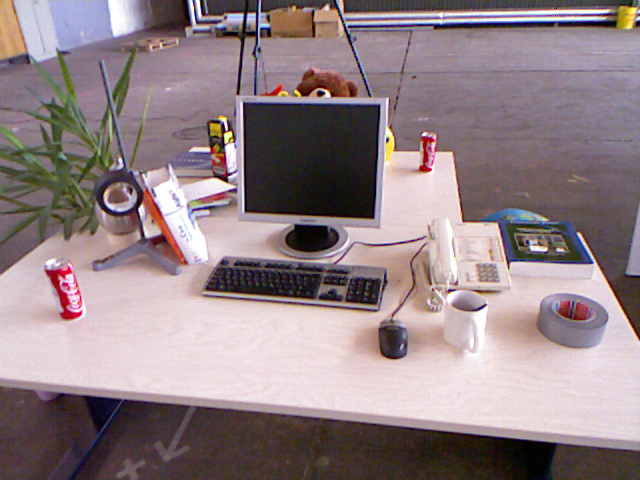
//> input picture 2Dto2D_Epipolar_Geometry/1.png, 640 x 480 px
$ ./main 1.png 2.png 2.png   (built with g++ and OpenCV 4)
//> lines starting //> are read from the running program, lines starting //| are printed output that depends on the picture
#include <algorithm>
#include <chrono>
#include <cmath>
#include <iomanip>
#include <iostream>
#include <sstream>
#include <string>
#include <vector>

#include <opencv2/calib3d.hpp>
#include <opencv2/features2d.hpp>
#include <opencv2/imgcodecs.hpp>
#include <opencv2/imgproc.hpp>

#ifndef DEFAULT_IMAGE_1
#define DEFAULT_IMAGE_1 "1.png"
#endif

#ifndef DEFAULT_IMAGE_2
#define DEFAULT_IMAGE_2 "2.png"
#endif

#ifndef DEFAULT_MATCHES_IMAGE
#define DEFAULT_MATCHES_IMAGE "inlier_matches.png"
#endif

#ifndef DEFAULT_DEPTH_IMAGE_1
#define DEFAULT_DEPTH_IMAGE_1 "depth_image_1.png"
#endif

#ifndef DEFAULT_DEPTH_IMAGE_2
#define DEFAULT_DEPTH_IMAGE_2 "depth_image_2.png"
#endif

namespace {

const double kRatioThreshold = 0.75;
const double kRansacProbability = 0.999;
const double kRansacThresholdPixels = 1.0;

std::vector<cv::DMatch> ratioTest(const std::vector<std::vector<cv::DMatch>>&
                                      knn_matches) {
    std::vector<cv::DMatch> good_matches;
    for (const std::vector<cv::DMatch>& neighbors : knn_matches) {
        if (neighbors.size() >= 2 &&
            neighbors[0].distance < kRatioThreshold * neighbors[1].distance) {
            good_matches.push_back(neighbors[0]);
        }
    }
    return good_matches;
}

cv::Mat projectionMatrix(const cv::Mat& camera_matrix, const cv::Mat& rotation,
                         const cv::Mat& translation) {
    cv::Mat extrinsic = cv::Mat::zeros(3, 4, CV_64F);
    rotation.copyTo(extrinsic(cv::Rect(0, 0, 3, 3)));
    translation.copyTo(extrinsic(cv::Rect(3, 0, 1, 3)));
    return camera_matrix * extrinsic;
}

cv::Mat createDepthColorMap() {
    cv::Mat gradient(1, 256, CV_8UC1);
    for (int i = 0; i < gradient.cols; ++i) {
        gradient.at<unsigned char>(0, i) = static_cast<unsigned char>(i);
    }
    cv::Mat color_map;
    cv::applyColorMap(gradient, color_map, cv::COLORMAP_TURBO);
    return color_map;
}

cv::Scalar depthColor(double depth, double min_depth, double max_depth,
                      const cv::Mat& color_map) {
    const double depth_range = max_depth - min_depth;
    const double normalized_depth =
        depth_range > 0.0 ? (depth - min_depth) / depth_range : 0.5;
    const int color_index = cv::saturate_cast<int>(
        255.0 * std::max(0.0, std::min(1.0, normalized_depth)));
    const cv::Vec3b color = color_map.at<cv::Vec3b>(0, color_index);
    return cv::Scalar(color[0], color[1], color[2]);
}

std::string formatDepth(double depth) {
    std::ostringstream label;
    label << std::fixed << std::setprecision(2) << depth;
    return label.str();
}

cv::Mat drawDepthVisualization(
    const cv::Mat& image, const std::vector<cv::KeyPoint>& keypoints,
    const std::vector<cv::DMatch>& matches,
    const std::vector<double>& depths,
    const std::vector<unsigned char>& valid_depths, double min_depth,
    double max_depth, const cv::Mat& color_map, const std::string& title,
    int valid_depth_count, bool use_train_indices) {
    const int legend_height = 108;
    cv::Mat visualization(image.rows + legend_height, image.cols, CV_8UC3,
                          cv::Scalar(28, 31, 36));
    cv::Mat image_view =
        visualization(cv::Rect(0, 0, image.cols, image.rows));
    cv::cvtColor(image, image_view, cv::COLOR_GRAY2BGR);

    for (std::size_t i = 0; i < matches.size(); ++i) {
        if (!valid_depths[i]) {
            continue;
        }
        const int keypoint_index =
            use_train_indices ? matches[i].trainIdx : matches[i].queryIdx;
        const cv::Point2f& point = keypoints[keypoint_index].pt;
        const cv::Scalar color =
            depthColor(depths[i], min_depth, max_depth, color_map);
        cv::circle(image_view, point, 5, cv::Scalar(20, 20, 20), cv::FILLED,
                   cv::LINE_AA);
        cv::circle(image_view, point, 3, color, cv::FILLED, cv::LINE_AA);
    }

    const int legend_top = image.rows;
    cv::putText(visualization, title, cv::Point(16, legend_top + 23),
                cv::FONT_HERSHEY_SIMPLEX, 0.58, cv::Scalar(245, 245, 245), 1,
                cv::LINE_AA);
    std::ostringstream subtitle;
    subtitle << "Relative scale (not meters) | valid points: "
             << valid_depth_count;
    cv::putText(visualization, subtitle.str(),
                cv::Point(16, legend_top + 43), cv::FONT_HERSHEY_SIMPLEX, 0.43,
                cv::Scalar(190, 195, 202), 1, cv::LINE_AA);

    const int bar_x = 16;
    const int bar_y = legend_top + 54;
    const int bar_width = std::max(1, image.cols - 2 * bar_x);
    const int bar_height = 15;
    cv::Mat gradient(1, 256, CV_8UC1);
    for (int i = 0; i < gradient.cols; ++i) {
        gradient.at<unsigned char>(0, i) = static_cast<unsigned char>(i);
    }
    cv::Mat color_bar;
    cv::applyColorMap(gradient, color_bar, cv::COLORMAP_TURBO);
    cv::resize(color_bar,
               visualization(cv::Rect(bar_x, bar_y, bar_width, bar_height)),
               cv::Size(bar_width, bar_height), 0.0, 0.0, cv::INTER_LINEAR);
    cv::rectangle(visualization,
                  cv::Rect(bar_x, bar_y, bar_width, bar_height),
                  cv::Scalar(220, 220, 220), 1);

    const int tick_y1 = bar_y - 2;
    const int tick_y2 = bar_y + bar_height + 2;
    const int middle_x = bar_x + bar_width / 2;
    const int right_x = bar_x + bar_width - 1;
    for (int x : {bar_x, middle_x, right_x}) {
        cv::line(visualization, cv::Point(x, tick_y1), cv::Point(x, tick_y2),
                 cv::Scalar(245, 245, 245), 1, cv::LINE_AA);
    }

    const int label_y = legend_top + 91;
    const std::string min_label = "Near " + formatDepth(min_depth);
    const std::string mid_label =
        formatDepth((min_depth + max_depth) * 0.5);
    const std::string max_label = "Far " + formatDepth(max_depth);
    cv::putText(visualization, min_label, cv::Point(bar_x, label_y),
                cv::FONT_HERSHEY_SIMPLEX, 0.42, cv::Scalar(225, 228, 232), 1,
                cv::LINE_AA);
    int baseline = 0;
    const cv::Size middle_size =
        cv::getTextSize(mid_label, cv::FONT_HERSHEY_SIMPLEX, 0.42, 1, &baseline);
    cv::putText(visualization, mid_label,
                cv::Point(middle_x - middle_size.width / 2, label_y),
                cv::FONT_HERSHEY_SIMPLEX, 0.42, cv::Scalar(225, 228, 232), 1,
                cv::LINE_AA);
    const cv::Size max_size =
        cv::getTextSize(max_label, cv::FONT_HERSHEY_SIMPLEX, 0.42, 1, &baseline);
    cv::putText(visualization, max_label,
                cv::Point(std::max(bar_x, right_x - max_size.width), label_y),
                cv::FONT_HERSHEY_SIMPLEX, 0.42, cv::Scalar(225, 228, 232), 1,
                cv::LINE_AA);
    return visualization;
}

}  // namespace

int main(int argc, char* argv[]) {
    if (argc != 1 && (argc < 3 || argc > 4)) {
        std::cerr << "用法: " << argv[0]
                  << " [图像1 图像2 [匹配结果图路径]]\n";
        return 1;
    }

    const std::string image1_path = argc >= 3 ? argv[1] : DEFAULT_IMAGE_1;
    const std::string image2_path = argc >= 3 ? argv[2] : DEFAULT_IMAGE_2;
    const std::string matches_output =
        argc == 4 ? argv[3] : DEFAULT_MATCHES_IMAGE;

    const cv::Mat image1 = cv::imread(image1_path, cv::IMREAD_GRAYSCALE);
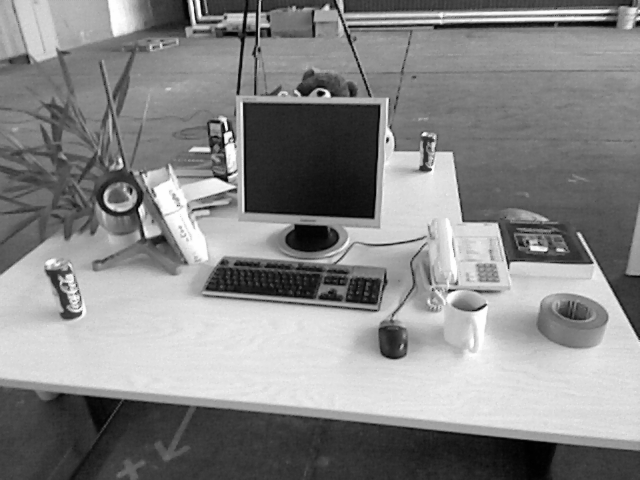
//> image1: 480 rows x 640 cols, CV_8UC1; min 1, max 254, mean 134.7
    const cv::Mat image2 = cv::imread(image2_path, cv::IMREAD_GRAYSCALE);
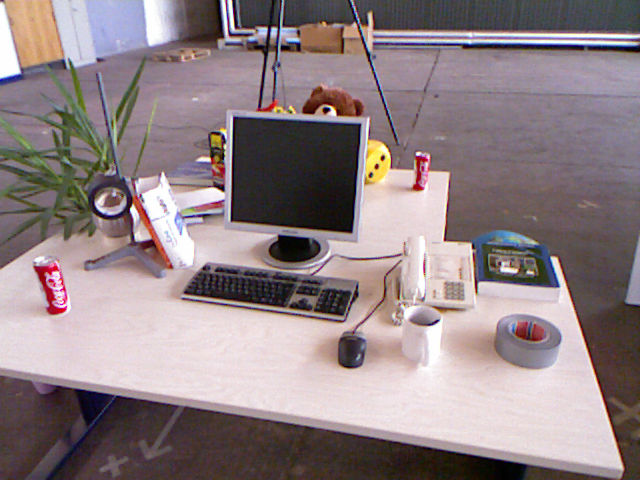
//> input picture 2Dto2D_Epipolar_Geometry/2.png, 640 x 480 px
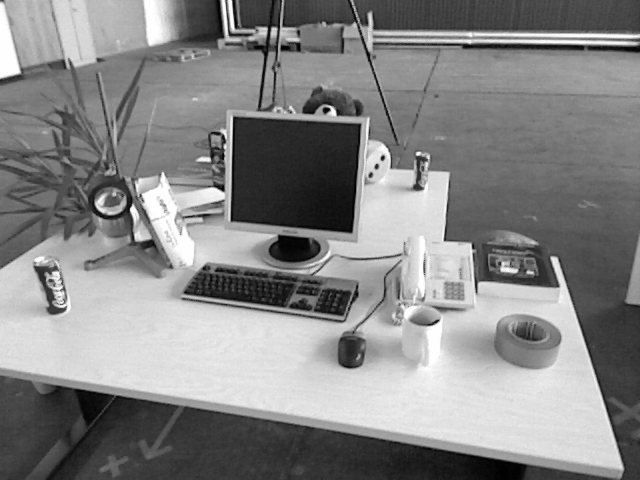
//> image2: 480 rows x 640 cols, CV_8UC1; min 1, max 254, mean 134.1
    if (image1.empty() || image2.empty()) {
        std::cerr << "错误：无法读取输入图像。\n"
                  << "  图像1: " << image1_path << '\n'
                  << "  图像2: " << image2_path << '\n';
        return 1;
    }

    const cv::Ptr<cv::ORB> orb = cv::ORB::create(2000);
    std::vector<cv::KeyPoint> keypoints1;
    std::vector<cv::KeyPoint> keypoints2;
    cv::Mat descriptors1;
    cv::Mat descriptors2;

    const auto extraction_start = std::chrono::steady_clock::now();
    orb->detectAndCompute(image1, cv::noArray(), keypoints1, descriptors1);
//> keypoints1 = 2000 keypoints; strongest (x, y, size): (325, 91, 37.2), (229, 130, 31), (323, 93, 31), (322, 92, 37.2)
    orb->detectAndCompute(image2, cv::noArray(), keypoints2, descriptors2);
//> keypoints2 = 2000 keypoints; strongest (x, y, size): (329, 109, 31), (331, 109, 37.2), (328, 109, 37.2), (383, 157, 31)
    const auto extraction_end = std::chrono::steady_clock::now();

    if (descriptors1.empty() || descriptors2.empty()) {
        std::cerr << "错误：ORB 无法从两幅图像中提取特征描述子。\n";
        return 1;
    }
    if (descriptors1.rows < 2 || descriptors2.rows < 2) {
        std::cerr << "错误：比率测试匹配要求每幅图像至少有两个特征描述子。\n";
        return 1;
    }

    cv::BFMatcher matcher(cv::NORM_HAMMING);
    std::vector<std::vector<cv::DMatch>> knn_matches;
    const auto matching_start = std::chrono::steady_clock::now();
    matcher.knnMatch(descriptors1, descriptors2, knn_matches, 2);
//> knn_matches = 2000 matches
    const std::vector<cv::DMatch> good_matches = ratioTest(knn_matches);
//> after the loop in ratioTest, `for (const std::vector<cv::DMatch>& neighbors : knn_matches)`: good_matches = 490 matches
//> good_matches = 490 matches
    const auto matching_end = std::chrono::steady_clock::now();

    if (good_matches.size() < 5) {
        std::cerr << "错误：比率测试后仅有 " << good_matches.size()
                  << " 个可靠匹配点；估计本质矩阵至少需要 5 个。\n";
        return 1;
    }

    std::vector<cv::Point2f> points1;
    std::vector<cv::Point2f> points2;
    points1.reserve(good_matches.size());
    points2.reserve(good_matches.size());
    for (const cv::DMatch& match : good_matches) {
        points1.push_back(keypoints1[match.queryIdx].pt);
        points2.push_back(keypoints2[match.trainIdx].pt);
    }
//> after the loop, points1 = 490 Points (x, y), first 12: [194, 32], [115, 35], [186, 262], [391, 320], [314, 36], [557, 249], [81, 312], [564, 248], [163, 45], [150, 46], [161, 47], [150, 48]; points2 = 490 Points (x, y), first 12: [226, 44], [150, 44], [171, 267], [353, 332], [342, 52], [528, 272], [65, 308], [534, 270], [195, 55], [182, 56], [192, 58], [182, 58]

    const cv::Mat camera_matrix =
        (cv::Mat_<double>(3, 3) << 520.9, 0.0, 325.1, 0.0, 521.0, 249.7, 0.0,
         0.0, 1.0);
    cv::Mat ransac_mask;
    const auto estimation_start = std::chrono::steady_clock::now();
    const cv::Mat essential_matrix = cv::findEssentialMat(
        points1, points2, camera_matrix, cv::RANSAC, kRansacProbability,
        kRansacThresholdPixels, 1000, ransac_mask);
//> ransac_mask = 490 values, max 1 at index 0, min 0 at index 2, mean 0.712; essential_matrix = [[0.0154, 0.299, 0.0101], [-0.26, 0.0285, -0.657], [0.03, 0.64, 0.0144]]
    if (essential_matrix.empty()) {
        std::cerr << "错误：本质矩阵估计失败。\n";
        return 1;
    }

    cv::Mat rotation;
    cv::Mat translation;
    cv::Mat pose_mask = ransac_mask.clone();
//> pose_mask has the same summary as ransac_mask
    const int pose_inlier_count = cv::recoverPose(
        essential_matrix, points1, points2, camera_matrix, rotation, translation,
        pose_mask);
//> rotation = [[0.997, -0.0533, 0.0585], [0.052, 0.998, 0.0228], [-0.0596, -0.0197, 0.998]]; translation = [-0.906, -0.00472, 0.423]; pose_inlier_count = 349
    const auto estimation_end = std::chrono::steady_clock::now();
    if (pose_inlier_count == 0) {
        std::cerr << "错误：相机运动恢复失败，没有匹配点通过正深度检验。\n";
        return 1;
    }

    const cv::Mat fundamental_matrix =
        camera_matrix.inv().t() * essential_matrix * camera_matrix.inv();
//> fundamental_matrix = [[5.67e-08, 1.1e-06, -0.000274], [-9.59e-07, 1.05e-07, -0.000975], [0.000279, 0.000844, 0.0216]]
    const cv::Mat flat_pose_mask = pose_mask.reshape(1, 1);
//> flat_pose_mask has the same summary as ransac_mask
    std::vector<cv::DMatch> pose_inlier_matches;
    pose_inlier_matches.reserve(static_cast<std::size_t>(pose_inlier_count));
    for (std::size_t i = 0; i < good_matches.size(); ++i) {
        if (flat_pose_mask.at<unsigned char>(0, static_cast<int>(i)) != 0) {
            pose_inlier_matches.push_back(good_matches[i]);
        }
    }
//> after the loop, pose_inlier_matches = 349 matches

    cv::Mat match_visualization;
    cv::drawMatches(image1, keypoints1, image2, keypoints2, pose_inlier_matches,
                    match_visualization);
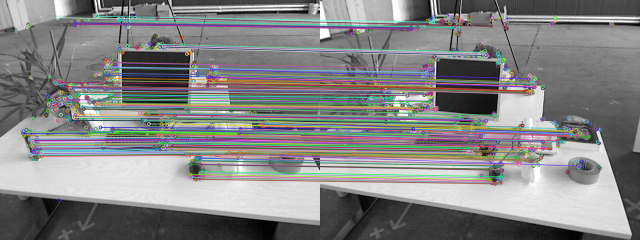
//> match_visualization: 480 rows x 1280 cols, CV_8UC3 (shown at 1/2 size); mean B, G, R 132.2, 132.3, 131.9
    if (!cv::imwrite(matches_output, match_visualization)) {
        std::cerr << "错误：无法将匹配可视化结果保存到 "
                  << matches_output << '\n';
        return 1;
    }

    const auto triangulation_start = std::chrono::steady_clock::now();
    const cv::Mat identity_rotation = cv::Mat::eye(3, 3, CV_64F);
    const cv::Mat zero_translation = cv::Mat::zeros(3, 1, CV_64F);
    const cv::Mat projection1 =
        projectionMatrix(camera_matrix, identity_rotation, zero_translation);
    const cv::Mat projection2 =
        projectionMatrix(camera_matrix, rotation, translation);
//> projection2 = [[499.9, -34.15, 354.9, -334.3], [12.22, 515.3, 261.1, 103.2], [-0.0596, -0.0197, 0.998, 0.423]]
    std::vector<cv::Point2f> triangulation_points1;
    std::vector<cv::Point2f> triangulation_points2;
    std::vector<std::size_t> triangulation_indices;
    triangulation_points1.reserve(pose_inlier_matches.size());
    triangulation_points2.reserve(pose_inlier_matches.size());
    triangulation_indices.reserve(pose_inlier_matches.size());
    for (std::size_t i = 0; i < good_matches.size(); ++i) {
        if (flat_pose_mask.at<unsigned char>(0, static_cast<int>(i)) == 0) {
            continue;
        }
        triangulation_points1.push_back(points1[i]);
        triangulation_points2.push_back(points2[i]);
        triangulation_indices.push_back(i);
    }
//> after the loop, triangulation_points1 = 349 Points (x, y), first 12: [194, 32], [115, 35], [391, 320], [314, 36], [557, 249], [163, 45], [150, 46], [161, 47], [150, 48], [378, 310], [376, 310], [221, 263]; triangulation_points2 = 349 Points (x, y), first 12: [226, 44], [150, 44], [353, 332], [342, 52], [528, 272], [195, 55], [182, 56], [192, 58], [182, 58], [344, 320], [344, 320], [203, 268]; triangulation_indices = 349 values from 0 to 489

    cv::Mat homogeneous_points;
    cv::triangulatePoints(projection1, projection2, triangulation_points1,
                          triangulation_points2, homogeneous_points);
    homogeneous_points.convertTo(homogeneous_points, CV_64F);
    std::vector<double> depths1(good_matches.size(), 0.0);
    std::vector<double> depths2(good_matches.size(), 0.0);
    std::vector<unsigned char> valid_depths(good_matches.size(), 0);
    std::vector<double> valid_depth_values;
    valid_depth_values.reserve(triangulation_indices.size() * 2);
    for (std::size_t column = 0; column < triangulation_indices.size(); ++column) {
        const double w = homogeneous_points.at<double>(3, static_cast<int>(column));
        if (!std::isfinite(w) || std::abs(w) < 1e-12) {
            continue;
        }

        const cv::Mat point1 =
            homogeneous_points.col(static_cast<int>(column)).rowRange(0, 3) / w;
        const cv::Mat point2 = rotation * point1 + translation;
        const double depth1 = point1.at<double>(2, 0);
        const double depth2 = point2.at<double>(2, 0);
        if (!std::isfinite(depth1) || !std::isfinite(depth2) || depth1 <= 0.0 ||
            depth2 <= 0.0) {
            continue;
        }

        const std::size_t match_index = triangulation_indices[column];
        depths1[match_index] = depth1;
        depths2[match_index] = depth2;
        valid_depths[match_index] = 1;
        valid_depth_values.push_back(depth1);
        valid_depth_values.push_back(depth2);
    }
//> this loop made 349 passes
//> (w, point1, point2, depth1, depth2, match_index) on passes 1 to 6: (-0.0262, [-8.62, -14.32, 34.26], [-6.74, -13.97, 35.41], 34.26, 35.41, 0), (-0.0275, [-12.71, -13.01, 31.5], [-11.04, -12.94, 32.87], 31.5, 32.87, 1), (-0.131, [0.944, 1.01, 7.46], [0.418, 1.23, 7.8], 7.46, 7.8, 3), (-0.0268, [-0.733, -14.16, 34.56], [1.14, -13.39, 35.23], 34.56, 35.23, 4), (-0.105, [3.85, -0.0132, 8.64], [3.43, 0.379, 8.82], 8.64, 8.82, 5), (-0.0276, [-10.08, -12.74, 32.35], [-8.38, -12.51, 33.57], 32.35, 33.57, 8)
//> after the loop, depths1 = 490 values, max 34.56 at index 4, min 0 at index 2, mean 6.93; depths2 = 490 values, max 35.41 at index 0, min 0 at index 2, mean 7.24; valid_depths has the same summary as ransac_mask; valid_depth_values = 698 values, max 35.41 at index 1, min 6.76 at index 668, mean 9.95

    if (valid_depth_values.empty()) {
        std::cerr << "错误：三角化未得到有效的正深度点。\n";
        return 1;
    }
    const std::pair<std::vector<double>::const_iterator,
                    std::vector<double>::const_iterator>
        depth_range = std::minmax_element(valid_depth_values.begin(),
                                          valid_depth_values.end());
    const double min_depth = *depth_range.first;
//> min_depth = 6.76
    const double max_depth = *depth_range.second;
//> max_depth = 35.41

    const cv::Mat depth_color_map = createDepthColorMap();
    int valid_depth_count = 0;
    for (std::size_t i = 0; i < good_matches.size(); ++i) {
        if (!valid_depths[i]) {
            continue;
        }
        ++valid_depth_count;
    }
    const cv::Mat depth_visualization1 = drawDepthVisualization(
        image1, keypoints1, good_matches, depths1, valid_depths, min_depth,
        max_depth, depth_color_map, "Depth in camera 1 (Z1)", valid_depth_count,
        false);
//> after the loop in drawDepthVisualization, `for (std::size_t i = 0; i < matches.size(); ++i)`:
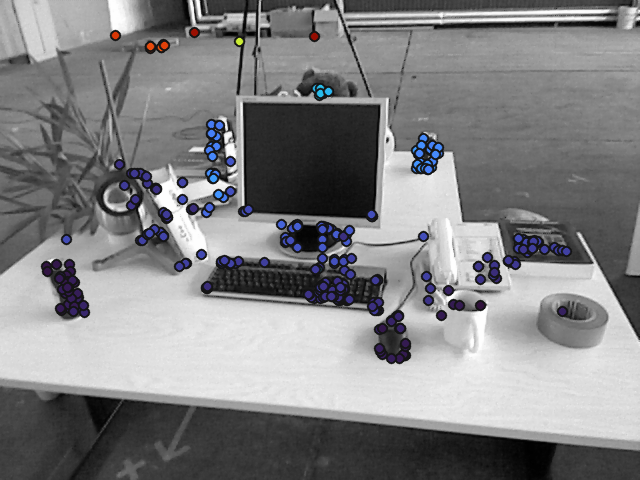
//> image_view: 480 rows x 640 cols, CV_8UC3; mean B, G, R 132, 130.5, 130.5
//> after the loop in drawDepthVisualization, `for (std::size_t i = 0; i < matches.size(); ++i)`:
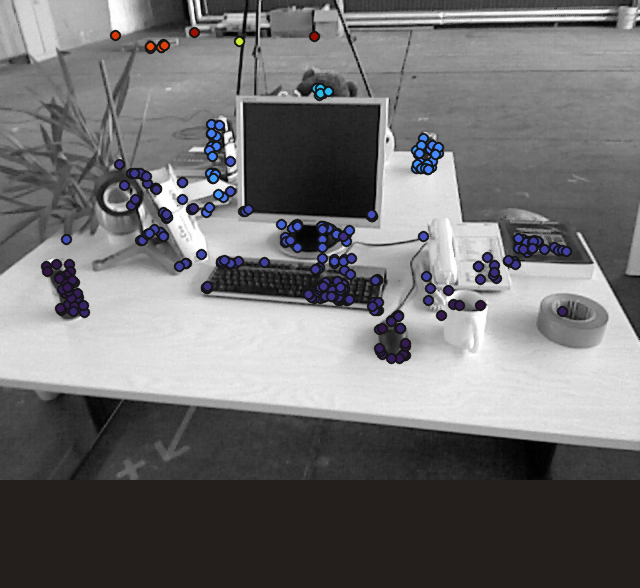
//> visualization: 588 rows x 640 cols, CV_8UC3; mean B, G, R 112.9, 112.2, 113.1
//> in drawDepthVisualization, `cv::putText(visualization, max_label, cv::Point(std::max(bar_x, right_..`:
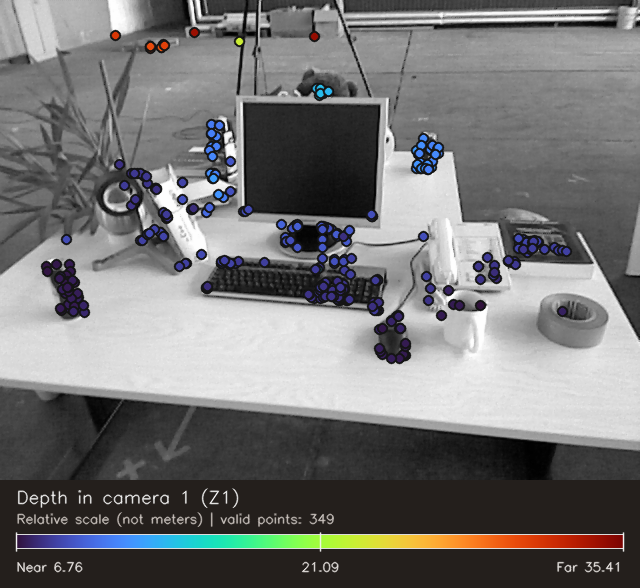
//> visualization: 588 rows x 640 cols, CV_8UC3; mean B, G, R 116.1, 116.3, 116.8
    const cv::Mat depth_visualization2 = drawDepthVisualization(
        image2, keypoints2, good_matches, depths2, valid_depths, min_depth,
        max_depth, depth_color_map, "Depth in camera 2 (Z2)", valid_depth_count,
        true);
//> (the rest of the program and of its run is left out)
